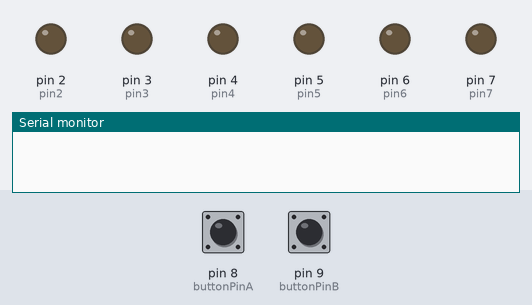
This sketch was run on a simulated Arduino Uno, built with avr-gcc and run on an emulated ATmega328P. Shown: output pins drawn as LEDs (lit = HIGH), the last lines printed to the serial monitor. Inputs (shaded band) come from the test bench; at power-on: pin 8 (buttonPinA) HIGH, pin 9 (buttonPinB) HIGH.

Above: at 3.0 s.
At 8.0 s:
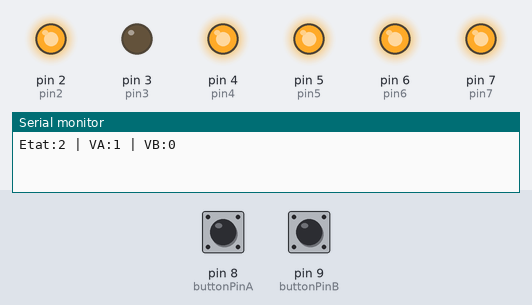
At 18.0 s:
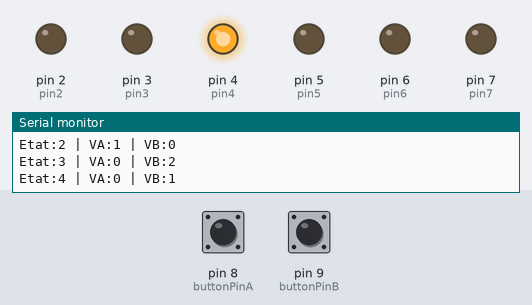
Timing chart, 0 to 26.0 s (numbered marks = the images above):
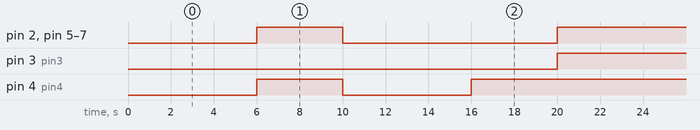

Measured:
- by itself, pin 2 (pin2), pin 5 (pin5), pin 6 (pin6), pin 7 (pin7): repeats every 20.0 s: LOW 10.0 s, HIGH 10.0 s
- by itself, pin 3 (pin3): alternates HIGH for 6.0 s and LOW for 14.0 s
- by itself, pin 4 (pin4): repeats every 20.0 s: LOW 6.0 s, HIGH 14.0 s

The sketch:

feu_complet_vf.ino
```cpp
/*
Création d'un système de feu pour un carrefour.
- 2 feux pour voiture
- 2 feux pour piéton
- 2 bouton d'appel

Carte arduino UNO.

State   VA    VB    PA    PB    durée
1       V      R     R    V     durée feu vert
2       O      R     R    V     durée feu orange
3       R      v     V    R     durée feu vert
4       R      O     V    R     durée feu orange

On considère que feu vert peut passer au orange avec bouton piéton que si feu a déjà été vert pendant 1/2 de son temps pour laisser voiture passer.

*/

// ---- declaration des variables ----

const int pin2 = 2; // assignation des broches.
const int pin3 = 3; // broches feu voiture
const int pin4 = 4;
const int pin5 = 5;

const int pin6 = 6; // broches feu pieton
const int pin7 = 7;

const int buttonPinA = 8; // broches boutons
const int buttonPinB = 9; // broches boutons
int buttonStateA = HIGH;  // variable for reading the pushbutton status, on initialise l'état du bouton comme "relaché"
int buttonStateB = HIGH;  // variable for reading the pushbutton status, on initialise l'état du bouton comme "relaché"

const int greenPeriod = 6000;    // Regler la duree du feu ici
const int orangePeriod = 4000;   // Regler la duree du feu ici
int timeBeforAction = greenPeriod;

unsigned long currentTime = 0;
unsigned long beginningOfPeriod = 0;

int stoplightAState = 0; // etat des feus
int stoplightBState = 2;
int globalState = 1;

// ---- declaration des fonctions ----

void affichage()
{
  Serial.print("Etat:");
  Serial.print(globalState);
  Serial.print(" | ");
  Serial.print("VA:");
  Serial.print(stoplightAState);
  Serial.print(" | VB:");
  Serial.print(stoplightBState);
  Serial.print("\n");
}

void changeColorPA(int color) // met couleur du feu pieton A en color.
{
  switch (color)
  {
  case 0: // met feu au rouge.
    //Serial.print("feu pieton A rouge. \n");
    digitalWrite(pin6,HIGH);
    break;

  case 2: // met feu au vert.
    //Serial.print("feu pieton A vert. \n");
    digitalWrite(pin6,LOW);
    break;
  }
}

void changeColorPB(int color) // met couleur du feu pieton B en color.
{
  switch (color)
  {
  case 0: // met feu au rouge.
    //Serial.print("feu pieton B rouge. \n");
    digitalWrite(pin7,LOW);
    break;

  case 2: // met feu au vert.
    //Serial.print("feu pieton B vert. \n");
    digitalWrite(pin7,HIGH);
    break;
  }
}

void changeColorVA(int color) // met couleur du feu voiture A en color
{
  switch (color)
  {
  case 0: // met feu VA au rouge.
    //Serial.print("voie A : rouge\n");
    stoplightAState = 0;
    digitalWrite(pin2,LOW);
    digitalWrite(pin3,LOW);
    break;

  case 1: // met feu VA au orange.
    //Serial.print("voie A : orange\n");
    stoplightAState = 1;
    digitalWrite(pin2,HIGH);
    digitalWrite(pin3,LOW);
    break;

  case 2: // met feu VA au vert.
    //Serial.print("voie A : vert\n");
    stoplightAState = 2;
    digitalWrite(pin2,HIGH);
    digitalWrite(pin3,HIGH);
    break;
  }
}

void changeColorVB(int color) // met couleur du feu voiture A en color
{
  switch (color)
  {
  case 0: // met feu VB au rouge.
    //Serial.print("voie B : rouge\n");
    stoplightBState = 0;
    digitalWrite(pin4,HIGH);
    digitalWrite(pin5,HIGH);
    break;
  case 1: // met feu VB au orange.
    //Serial.print("voie B : orange\n");
    stoplightBState = 1;
    digitalWrite(pin4,HIGH);
    digitalWrite(pin5,LOW);
    break;
  case 2: // met feu VB au vert.
    //Serial.print("voie B : vert\n");
    stoplightBState = 2;
    digitalWrite(pin4,LOW);
    digitalWrite(pin5,LOW);
    break;
  }
}

int changeState(int state)
{
  switch (state) // Il est temps de changer de feu
  {
  case 1: // si  state = 1, alors on passe à state 2.
    changeColorVA(1);
    changeColorVB(0);
    changeColorPA(0);
    changeColorPB(2);
    state = 2;
    timeBeforAction = orangePeriod;
    break;
  case 2: // si  state = 2, alors on passe à state 3.
    changeColorVA(0);
    changeColorVB(2);
    changeColorPA(2);
    changeColorPB(0);
    state = 3;
    timeBeforAction = greenPeriod;
    break;
  case 3:
    changeColorVA(0);
    changeColorVB(1);
    changeColorPA(2);
    changeColorPB(0);
    state = 4;
    timeBeforAction = orangePeriod;
    break;
  case 4:
    changeColorVA(2);
    changeColorVB(0);
    changeColorPA(0);
    changeColorPB(2);
    state = 1;
    timeBeforAction = greenPeriod;
    break;
  }
  return state;
}

void TestTime() // test si il est temps de changer la couleur du feu.
{
  if (currentTime >= beginningOfPeriod + timeBeforAction)
  {
    beginningOfPeriod = millis();
    globalState = changeState(globalState);
    affichage();
  }
}

void TestButton()
{
  buttonStateA = digitalRead(buttonPinA);
  buttonStateB = digitalRead(buttonPinB);

  // si feu est vert (cas 1) et que feu est vert depuis deja un petit temps.
  if ((buttonStateA == LOW) and (globalState == 1) and  (currentTime-beginningOfPeriod)>(greenPeriod/2))
  {
    Serial.print("button A low\n");
    globalState = changeState(globalState);
    beginningOfPeriod = millis();
    affichage();
  }
  else if ((buttonStateB == LOW) and (globalState == 3) and  (currentTime-beginningOfPeriod)>(greenPeriod/2))
    {
      Serial.print("button B low\n");
      globalState = changeState(globalState);
      beginningOfPeriod = millis();
      affichage();
    }
}

void setup()
{
  // put your setup code here, to run once:
  pinMode(pin2,OUTPUT); // broche feu voiture.
  pinMode(pin3,OUTPUT);
  pinMode(pin4,OUTPUT);
  pinMode(pin5,OUTPUT);
  pinMode(pin6,OUTPUT); // broche feu pieton.
  pinMode(pin7,OUTPUT);
  pinMode(buttonPinA, INPUT_PULLUP); // initialize the pushbutton pin as an input:
  pinMode(buttonPinB, INPUT_PULLUP);
  Serial.begin(9600); // initialize serial communication at 9600 bits per second.
}

void testCarte()
{
  for(int compteur = 0 ; compteur < 4 ; compteur++)
  {
    Serial.print(compteur);
    changeColorVA(compteur);
    changeColorVB(compteur);
    changeColorPA(compteur);
    changeColorPB(compteur);
    delay(3000);
  }
}

// ---- MAIN ----

void loop()
{
  // put your main code here, to run repeatedly:
  currentTime = millis();
  TestTime();  // Test si il est temps de changer de couleur.
  TestButton(); // Verifie que personne appuie sur bouton.
}
 
```
